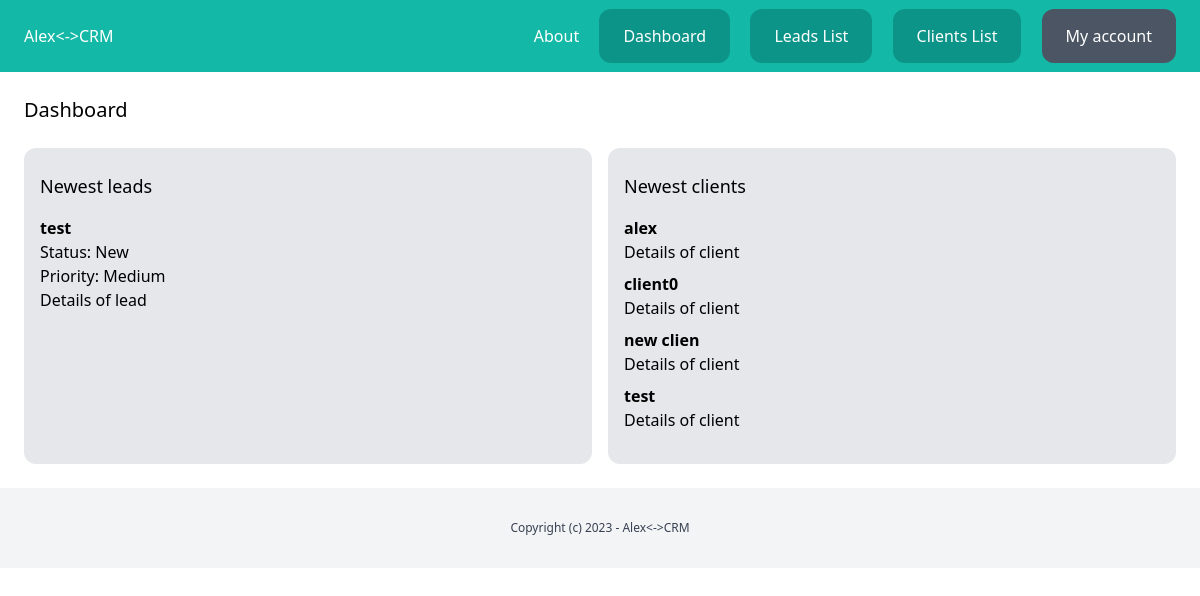
The page /dashboard/ (signed in) on the database its author committed.
### lead/models.py (models this page shows, shortened)
class Lead(models.Model):
    LOW = 'low'
    MEDIUM = 'medium'
    HIGH = 'high'
    CHOISE_PRIORITY = (
        (LOW, 'Low'),
        (MEDIUM, 'Medium'),
        (HIGH, 'High'),
    )
    NEW = 'new'
    CONTACTED = 'contacted'
    WON = 'won'
    LOST = 'lost'
    CHOICES_STATUS = (
        (NEW, 'New'),
        (CONTACTED, 'Contacted'),
        (WON, 'Won'),
        (LOST, 'Lost'),
    )
    team= models.ForeignKey(Team, related_name='leads', on_delete=models.CASCADE)
    name = models.CharField(max_length=250)
    email = models.EmailField()
    description = models.TextField(blank=True, null=True)
    priority = models.CharField(max_length=20, choices=CHOISE_PRIORITY, default=MEDIUM)
    status = models.CharField(max_length=20, choices=CHOICES_STATUS, default=NEW)
    converted_to_client = models.BooleanField(default=False)
    create_by = models.ForeignKey(User, related_name='leads', on_delete=models.CASCADE)
    create_at = models.DateTimeField(auto_now_add=True)
    modified_at = models.DateTimeField(auto_now=True) #automatically updated
    class Meta:
        ordering = ('name',)

### clients/models.py (models this page shows, shortened)
class Client(models.Model):
    team= models.ForeignKey(Team, related_name='clients', on_delete=models.CASCADE)
    name = models.CharField(max_length=250)
    email = models.EmailField()
    description = models.TextField(blank=True, null=True)
    create_by = models.ForeignKey(User, related_name='clients', on_delete=models.CASCADE)
    create_at = models.DateTimeField(auto_now_add=True)
    modified_at = models.DateTimeField(auto_now=True) #automatically updated
    class Meta:
        ordering = ('name',)

### dashboard/views.py (the view)
# urls.py: path('dashboard/', include('dashboard.urls')),#path for dashboard
@login_required
def dashboard(request):
    team = Team.objects.filter(created_by=request.user)[0]
    leads = Lead.objects.filter(team=team, converted_to_client=False).order_by('-create_at')[0:5]
    clients = Client.objects.filter(team=team).order_by('-create_at')[0:5]
    return  render(request, 'dashboard/dashboard.html', {
        'leads': leads,
        'clients': clients,
    })

### dashboard/templates/dashboard/dashboard.html (shortened to what this page needs)
{% extends 'core/base.html' %}
{% block content %}
<div class="py-6 px-6">
    <h1 class="mb-6 text-xl">Dashboard</h1>
    <div class="flex space-x-4">
        <div class="w-1/2 px-4 py-6 bg-gray-200 rounded-xl leads">
            <h2 class="mb-4 text-lg">Newest leads </h2>
            {% for lead in leads %}
                <div class="mb-2 lead">
                    <h3 class="font-semibold">{{ lead.name }}</h3>
                    <p class="'text-xs">Status: {{ lead.get_status_display }}</p>
                    <p class="'text-xs">Priority: {{ lead.get_priority_display }}</p>
                    <a href="{% url 'leads_detail' lead.pk %}">Details of lead</a>
                </div>
            {% endfor %}
        </div>
        <div class="w-1/2 px-4 py-6 bg-gray-200 rounded-xl clients">
            <h2 class="mb-4 text-lg">Newest clients </h2>
            {% for client in clients %}
            <div class="mb-2 client">
                <h3 class="font-semibold">{{ client.name }}</h3>
                <a href="{% url 'clients_detail' client.id %}">Details of client</a>
            </div>
            {% endfor %}
        </div>
    </div>
</div>
{% endblock %}

### rows shown on the page
Lead: name "test", status "New", priority "Medium"
Client: name "alex"
Client: name "client0"
Client: name "new clien"
Client: name "test"
